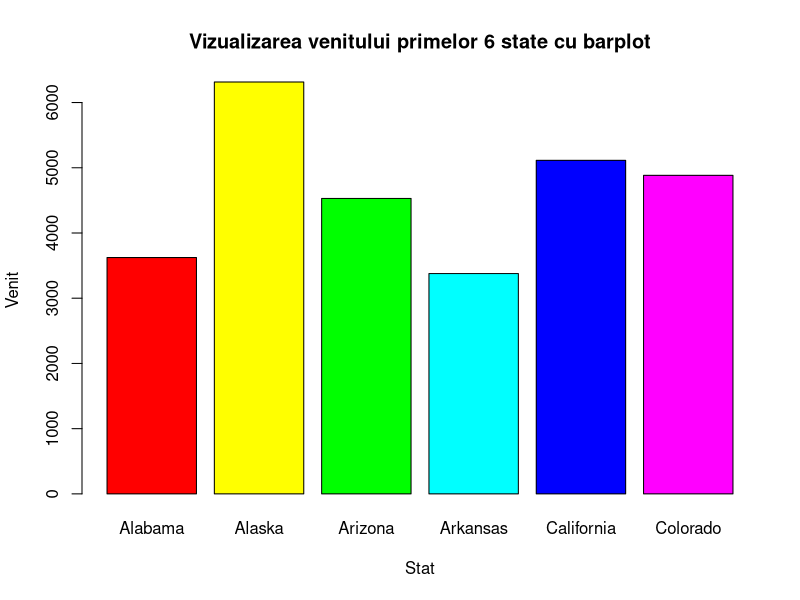
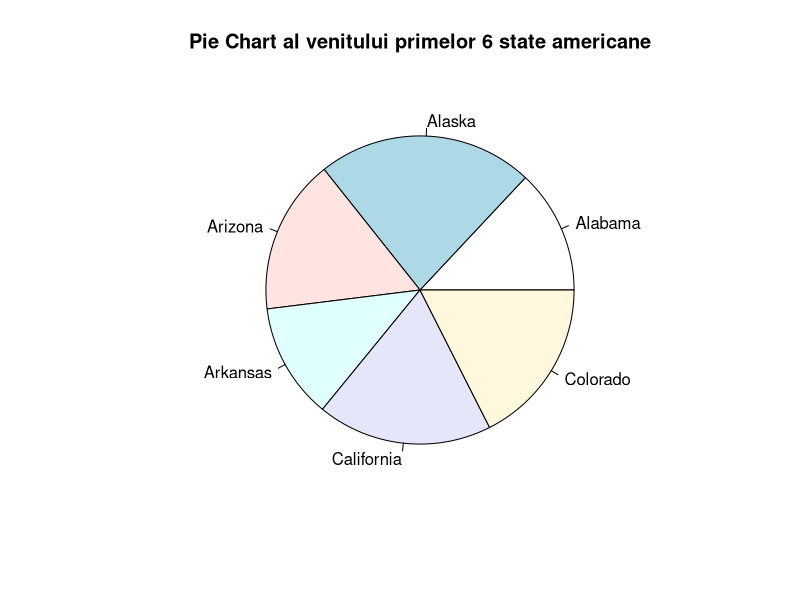
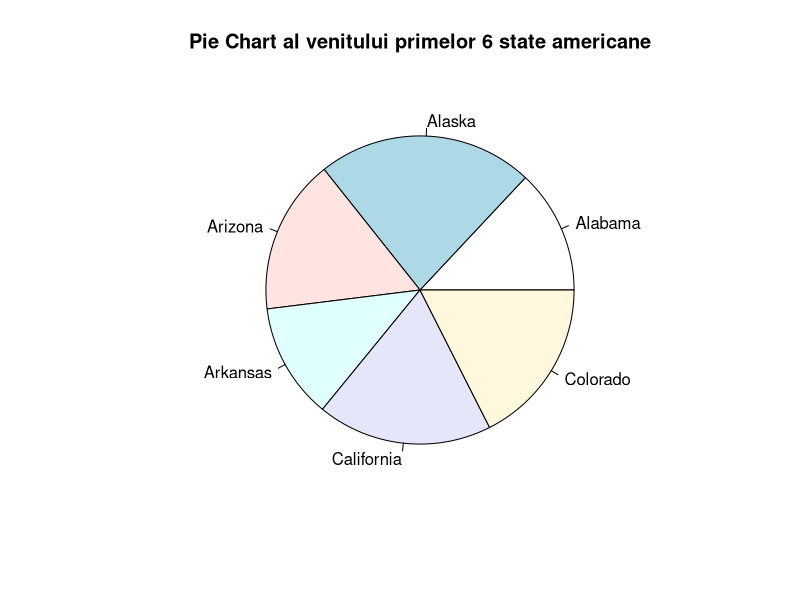
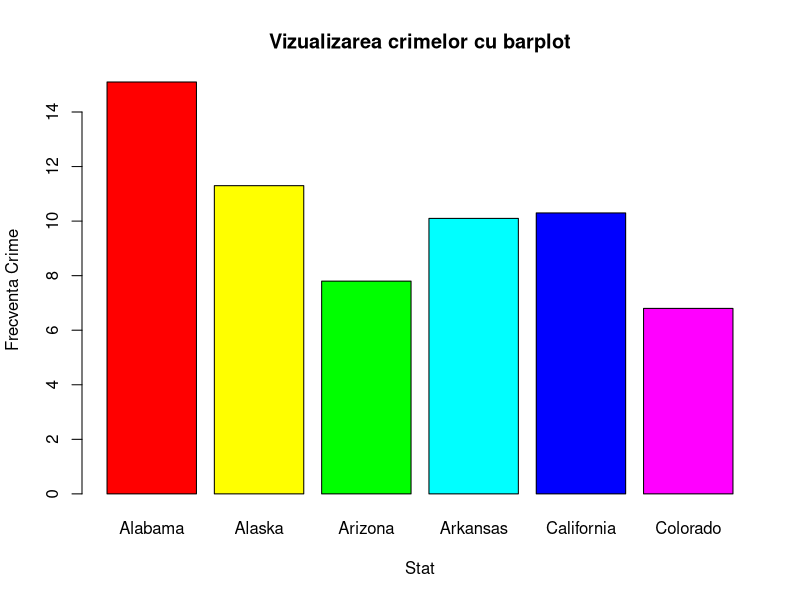
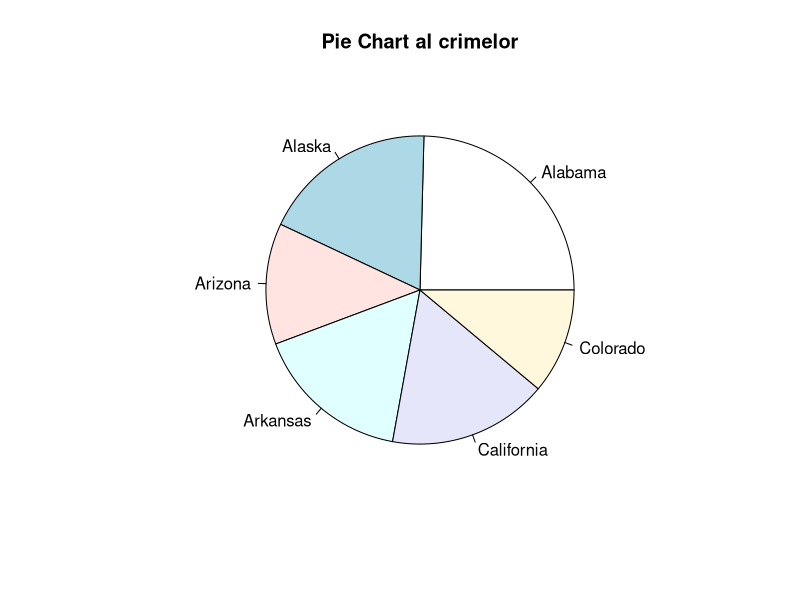

Here is the R script that generated these plots, in order:
##Setul de date state.x77 este deja preinstalat in RStudio.
##transformam matricea  state.x77 intr-o dataframe pe care o stocam in variabila denumita dataset
dataset <- as.data.frame(state.x77)

##Vom utiliza functia str() pentru a afisa structura interna a obiectului state.x77
str(dataset)

##In continuare folosim names() pentru a vedea coloanele setului de date

names(dataset)

##Datasetul contine 50 de linii de date, putem afisa doar primele 6 state americane din capul data setului cu functia head()
##si putem sa le facem un rezumat pentru fiecare dintre variabile cu functia summary()

head(dataset)
summary(head(dataset))

##Putem vizualiza variabilele. De exemplu sa vizualizam venitul primelor 6 state americane printr-un bar plot

##Rezumatul Income
summary(dataset$Income)

##Luam primele 6 nume de state americane pe care le stocam in stateUSA
stateUSA <- rownames(head(dataset[0]))
##Luam Income din dataset pe care il stocam in Venit
Venit    <- head(dataset$Income)
##facem un data frame cu venit si statele
bp = as.data.frame(Venit, stateUSA)

##bar-plotam data frame-ul 
barplot(head(bp$Venit), main = "Vizualizarea venitului primelor 6 state cu barplot", xlab   = "Stat", ylab   = "Venit", names.arg = rownames(head(bp[0])), col = rainbow(6))

##Vom vizualiza venitul primelor 6 state americane si printr-un piechart
slices <- head(bp$Venit)
lbls <-   rownames(head(bp[0]))
pie(slices, labels = lbls, main="Pie Chart al venitului primelor 6 state americane")

##Dupa aceste doua vizualizari, putem deduce ca dintre aceste state Alaska are cel mai mare venit

##Vom vizualiza venitul primelor 6 state americane si printr-un piechart
slices <- head(bp$Venit)
lbls <-   rownames(head(bp[0]))
pie(slices, labels = lbls, main="Pie Chart al venitului primelor 6 state americane")

##Dupa aceste doua vizualizari, putem vedea ca dintre aceste state Alaska are cel mai mare venit

##Vom face un barplor si pentru crime (coloana Murder) 
Crime <- head(dataset$Murder)
bp = as.data.frame(Crime, stateUSA)
barplot(head(bp$Crime), main = "Vizualizarea crimelor cu barplot", xlab   = "Stat", ylab   = "Frecventa Crime", names.arg = rownames(head(bp[0])), col = rainbow(6))


##Vom vizualiza crimele statelor si printr-un piechart
slices <- head(bp$Crime)
lbls <-   rownames(head(bp[0]))
pie(slices, labels = lbls, main="Pie Chart al crimelor")

##Este venitul pe cap de locuitor un factor ce reduce procentul crimelor? 
##Se pare ca statul cu cea mai mare criminalitate dintre acestea sase este Alabama, statul cu cel mai mic venit pe cap de locuitor;
##Totusi este urmat de Alaska, statul cu cel mai mare venit pe cap de locuitor;




